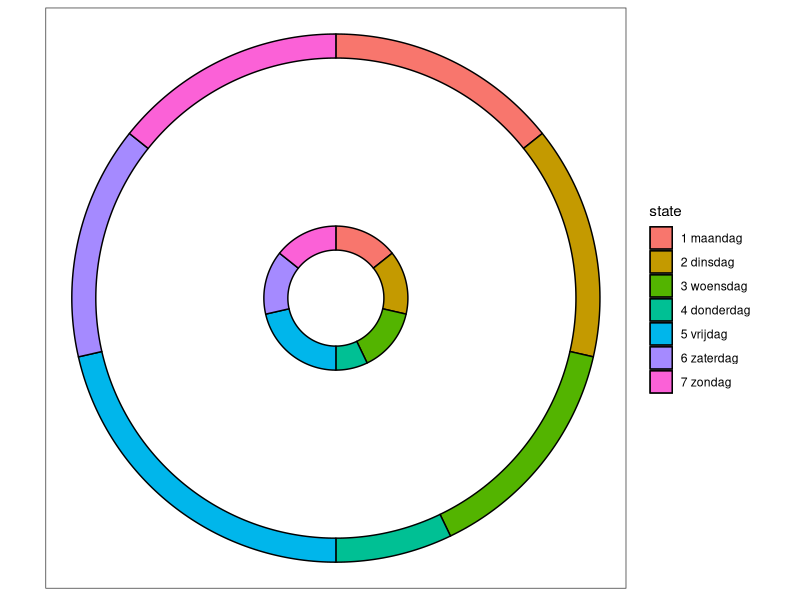

Write the R code that produced this figure.
library(ggplot2)
library(ggforce)
pie <- data.frame(
  state = c(
    '1 maandag',
    '2 dinsdag',
    '3 woensdag',
    '4 donderdag',
    '5 vrijdag',
    '6 zaterdag',
    '7 zondag'
  ),
  amount = c(1, 1, 1, 0.5, 1.5, 1, 1)
  # stringsAsFactors = FALSE
)

p <- ggplot() + theme_no_axes() + coord_fixed()

# draw 2 arcs
p + geom_arc_bar(
  aes(
    x0 = 0,
    y0 = 0,
    r0 = 1,
    r = 1.1,
    amount = amount,
    fill = state
  ),
  data = pie,
  stat = 'pie'
) +
  geom_arc_bar(
    aes(
      x0 = 0,
      y0 = 0,
      r0 = 0.2,
      r = 0.3,
      amount = amount,
      fill = state
    ),
    data = pie,
    stat = 'pie'
  )  
